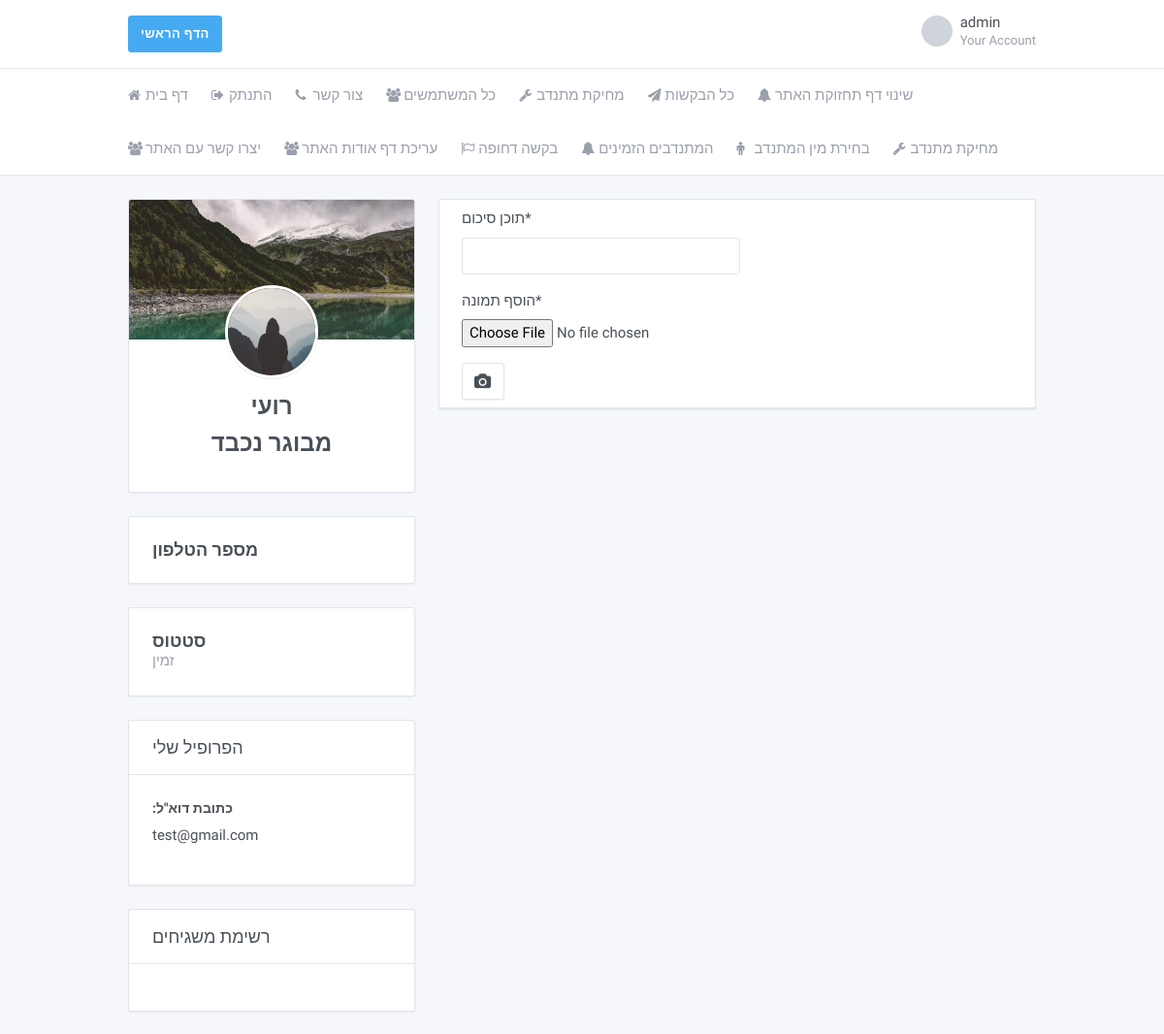
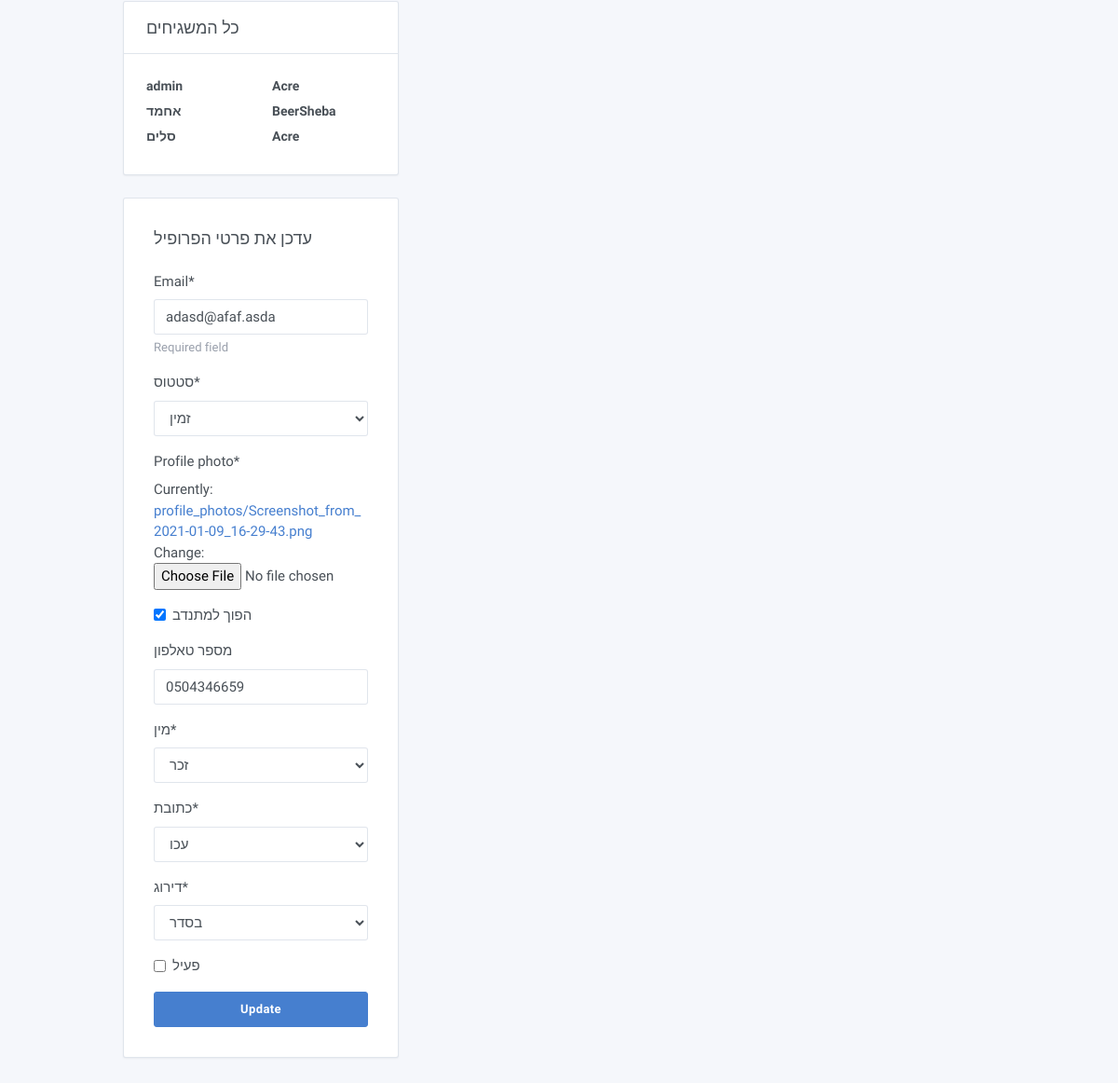
Page /profile/רועי/ (signed in) on the committed database (2 pictures, top to bottom).
### core/models.py (models this page shows, shortened)
class Profile(models.Model):
    user = models.OneToOneField(User, on_delete=models.CASCADE)
    profile_photo = models.FileField(default='default.jpg', upload_to='profile_photos')
    status_info = models.CharField(max_length=10, choices=Status_Info_CHOICES, default='זמין')
    is_volunteer = models.BooleanField(default=False)
    is_admin = models.BooleanField(default=False)
    is_active = models.BooleanField(default=True)
    phone_regex = RegexValidator(regex=r'^\+?1?\d{9,10}$',
                                 message="Phone number must be entered in the format: '+0000000000'")
    phone_number = models.CharField(validators=[phone_regex], max_length=10, blank=True)
    gender = models.CharField(max_length=10, choices=GENDER_CHOICES, default='זכר')
    address = models.CharField(max_length=40, choices=ADDRESS_CHOICES, default='BeerSheba')
    rating = models.CharField(max_length=10, choices=Rating_CHOICES, default='good')

### core/forms.py
class UpdateUserForm(forms.ModelForm):
    email = forms.EmailField(max_length=254, help_text='Required field')
    class Meta:
        model = User
        fields = ['email']

class UpdateProfileForm(forms.ModelForm):
    class Meta:
        model = Profile
        fields = ['status_info', 'profile_photo', 'is_volunteer', 'phone_number', 'gender', 'address', 'rating',
                  'is_active']
        labels = {
            'post_text': 'תוכן סיכום',
            'post_picture': 'תמונה',
            'status_info': 'סטטוס',
            'is_volunteer': 'הפוך למתנדב',
            'phone_number': 'מספר טאלפון',
            'gender': 'מין',
            'address': 'כתובת',
            'rating': 'דירוג',
            'is_active': 'פעיל',
        }

### core/views.py (called while the page is built, shortened)
def get_all_volunteers():
    result = list()
    users_list = Profile.objects.all()
    for user_item in users_list:
        if getattr(user_item, "is_volunteer"):
            result.append(user_item)
    return result

def all_UrgentRequests():
    result = list()
    users_list = UrgentRequest.objects.all()
    for user_item in users_list:
        result.append(user_item)
    return result

def get_UrgentRequests(request):
    context = {}
    context.update({'all_UrgentRequests': all_UrgentRequests()})
    return render(request, 'core/all_urgent_request.html', context)

def all_contact_us():
    result = list()
    users_list = Contact_us.objects.all()
    for user_item in users_list:
        result.append(user_item)
    return result

def get_contact_us(request):
    context = {}
    context.update({'all_contact_us': all_contact_us()})
    return render(request, 'core/all_contact_us.html', context)

def get_all_available_volunteers(request):
    context = {}
    context.update({'all_volunteers': get_all_volunteers()})
    return render(request, 'core/available_profiles.html', context)

def get_all_elderly():
    result = list()
    users_list = Profile.objects.all()
    for user_item in users_list:
        if not getattr(user_item, "is_volunteer"):
            result.append(user_item)
    return result

def get_user_following(target_user):
    result = list()
    for following in Following.objects.filter(user=target_user):
        try:
            result.append(getattr(following, 'following_user'))
        except:
            pass
    return result

def get_user_follower(target_user):
    result = list()
    return result

### core/templates/core/available_profiles.html (shortened to what this page needs)
{%load static %}
{% load crispy_forms_tags %}

### core/templates/core/all_urgent_request.html (shortened to what this page needs)
{%load static %}
{% load crispy_forms_tags %}

### core/templates/core/all_contact_us.html (shortened to what this page needs)
{%load static %}
{% load crispy_forms_tags %}

### core/templates/core/profile.html (shortened to what this page needs)
{%load static %}
{% load crispy_forms_tags %}
<!doctype html>
<html dir="ltr" lang="en">
<head>
    <link href="https://maxcdn.bootstrapcdn.com/font-awesome/4.7.0/css/font-awesome.min.css" rel="stylesheet">
    <link href="{%static 'core/dashboard.css'%}" rel="stylesheet"/>
</head>
<body>
<div class="page">
    <div class="page-main">
        <div class="header py-4">
            <div class="container">
                <div class="d-flex">
                    <a type="button" class="btn btn-info" href="{%url 'home'%}">הדף הראשי</a>
                    <div class="d-flex order-lg-2 ml-auto">
                        <div class="dropdown">
                            <a class="nav-link pr-0 leading-none" data-toggle="dropdown"
                               href="{%url 'profile' user.username%}">
                                <span class="avatar"
                                      style="background-image: url({{user.profile.profile_photo.url}})"></span>
                                <span class="ml-2 d-none d-lg-block">
                      <span class="text-default">{{user.username}}</span>
                      <small class="text-muted d-block mt-1">Your Account</small>
                    </span>
                            </a>
                        </div>
                    </div>
                </div>
            </div>
        </div>
        <div class="header collapse d-lg-flex p-0" id="headerMenuCollapse">
            <div class="container">
                <div class="row align-items-center">
                    <div class="col-lg order-lg-first">
                        <ul class="nav nav-tabs border-0 flex-column flex-lg-row">
                            <li class="nav-item">
                                <a class="nav-link" href="{%url 'home'%}"><i class="fa fa-home"></i> דף בית</a>
                            </li>
                            <li class="nav-item">
                                <a class="nav-link" href="{%url 'logout'%}"><i class="fa fa-sign-out"></i> התנתק </a>
                            </li>
                            <li class="nav-item">
                                <a class="nav-link" href="/Contact_us/"><i class="fa fa-phone"></i> צור קשר </a>
                            </li>
                            {% if user.profile.is_admin %}
                            <li class="nav-item">
                                <a class="nav-link" href="/all_profiles/"><i class="fa fa-users"></i> כל המשתמשים </a>
                            </li>
                            <li class="nav-item">
                                   <a class="nav-link" href="/all_profiles/"><i class="fa fa-wrench "></i>מחיקת מתנדב</a>
                            </li>
                            <li class="nav-item">
                                <a class="nav-link" href="/all_UrgentRequests/"><i class="fa fa-paper-plane"></i> כל הבקשות </a>
                            </li>
                            <li class="nav-item">
                                <a class="nav-link" href="/updates/"><i class="fa fa-bell"></i>שינוי דף תחזוקת האתר </a>
                            </li>
                            <li class="nav-item">
                                <a class="nav-link" href="/all_contact_us/"><i class="fa fa-users"></i> יצרו קשר עם האתר </a>
                            </li>
                            <li class="nav-item">
                                <a class="nav-link" href=" "><i class="fa fa-users"></i> עריכת דף אודות האתר </a>
                            </li>
                            {%endif%}
                             {% if not person.profile.is_volunteer %}
                            <li class="nav-item">
                                <a class="nav-link" href="/urgent_request/"><i class="fa fa-flag-o"></i> בקשה דחופה </a>
                            </li>
                            <li class="nav-item">
                               <a class="nav-link" href="/available_profiles/"><i class="fa fa-bell"></i>המתנדבים הזמינים</a>
                            </li>
                            <li class="nav-item">
                               <a class="nav-link" href="/profiles_gender/"><i class="fa fa-male  "></i>בחירת מין המתנדב</a>
                            </li>
                            <li class="nav-item">
                                   <a class="nav-link" href="/updates/"><i class="fa fa-wrench "></i>מחיקת מתנדב</a>
                            </li>
                            {%endif%}
                        </ul>
                    </div>
                </div>
            </div>
        </div>
        <div class="my-3 my-md-5">
            <div class="container">
                <div class="row">
                    <div class="col-lg-4">
                        <div class="card card-profile">
                            <div class="card-header"
                                 style="background-image: url({%static 'core/images/default_card_background.jpg'%});"></div>
                            <div class="card-body text-center">
                                <img class="card-profile-img" src="{{person.profile.profile_photo.url}}">
                                <h3 class="mb-3">{{person.username}}</h3>
                                {% if person.profile.is_volunteer  %}
                                <h3 class="mb-3">מתנדב </h3>
                                {% else %}
                                <h3 class="mb-3">מבוגר נכבד</h3>
                                {% endif %}
                            </div>
                        </div>
                        <div class="card">
                            <div class="card-body">
                                <div class="media">
                                    <div class="media-body">
                                        <h4 class="m-0">מספר הטלפון</h4>
                                    </div>
                                </div>
                            </div>
                        </div>
                        <div class="card">
                            <div class="card-body">
                                <div class="media">
                                    <div class="media-body">
                                        <h4 class="m-0">סטטוס</h4>
                                        <p class="text-muted mb-0">{{person.profile.status_info}}</p>
                                    </div>
                                </div>
                            </div>
                        </div>
                        <div class="card">
                            <div class="card-header">
                                <h3 class="card-title">הפרופיל שלי</h3>
                            </div>
                            <div class="card-body">
                                <div class="row">
                                    <div class="col">
                                        <div class="form-group">
                                            <label class="form-label">:כתובת דוא"ל</label>{{person.email}}
                                        </div>
                                    </div>
                                </div>
                            </div>
                        </div>
                        {% if person.profile.is_volunteer %}
                        <div class="card">
                            <div class="card-header">
                                <h3 class="card-title">רשימת המבוגרים </h3>
                            </div>
                            <div class="card-body">
                                {%for followers in my_followers%}
                                <div class="row">
                                    <div class="col">
                                        <div class="form-group">
                                            <a class="text-default"
                                               href="{%url 'profile' followers%}"><label
                                                    class="form-label">{{followers}}</label></a>
                                        </div>
                                    </div>
                                </div>
                                {%endfor%}
                            </div>
                        </div>
                        <div class="card">
                            <div class="card-header">
                                <h3 class="card-title">כל המבוגרים</h3>
                            </div>
                            <div class="card-body">
                                {%for elderly in all_elderly%}
                                <div class="row">
                                    <div class="col">
                                        <a class="text-default"
                                           href="{%url 'profile' elderly.user.username%}"><label
                                                class="form-label">{{elderly.user.username}}</label></a>
                                    </div>
                                    <div class="col">
                                        <a class="text-default"><label
                                                class="form-label">{{elderly.address}}</label></a>
                                    </div>
                                </div>
                                {%endfor%}
                            </div>
                        </div>
                        {% else %}
                        <div class="card">
                            <div class="card-header">
                                <h3 class="card-title">רשימת משגיחים</h3>
                            </div>
                            <div class="card-body">
                            </div>
                        </div>
                        <div class="card">
                            <div class="card-header">
                                <h3 class="card-title">כל המשגיחים</h3>
                            </div>
                            <div class="card-body">
                                {%for volunteer in all_volunteers%}
                                <div class="row">
                                    <div class="col">
                                        <a class="text-default"
                                           href="{%url 'profile' volunteer.user.username%}"><label
                                                class="form-label">{{volunteer.user.username}}</label></a>
                                    </div>
                                    <div class="col">
                                        <a class="text-default"><label
                                                class="form-label">{{volunteer.address}}</label></a>
                                    </div>
                                </div>
                                {%endfor%}
                            </div>
                        </div>
                        {% endif %}
                        {%if u_form or p_form%}
                        <form action="" class="card" enctype="multipart/form-data" method="post">
                            <div class="card-body p-6">
                                <div class="card-title">עדכן את פרטי הפרופיל</div>
                                {{u_form|crispy}}
                                {{p_form|crispy}}
                                <div class="form-footFer">
                                    <button class="btn btn-primary btn-block" name="Update" type="submit">Update
                                    </button>
                                </div>
                            </div>
                        </form>
                        {%endif%}
                    </div>
                    <div class="col-lg-8">
                        <div class="card">
                            {%if u_form or p_form%}
                            <div class="card-header">
                                <div class="input-group">
                                    <div class="input-group-append">
                                        <form action="{% url 'create_post' user.username%}"
                                              enctype="multipart/form-data"
                                              method="POST">
                                            {{post_form | crispy}}
                                            <button class="btn btn-secondary" type="submit">
                                                <i class="fa fa-camera"></i>
                                            </button>
                                        </form>
                                    </div>
                                </div>
                            </div>
                            {%endif%}
                        </div>
                    </div>
                </div>
            </div>
        </div>
    </div>
</div>
</body>
</html>

### rows in the picture
Profile: user.username "admin", address "Acre", status_info "זמין", is_volunteer "☑", phone_number "0504346659", gender "זכר", address "עכו", rating "בסדר"
Profile: user.username "אחמד", address "BeerSheba"
Profile: user.username "סלים", address "Acre"

### other values in the picture
{{ user.username }} "admin"
{{ person.username }} "רועי"
{{ person.profile.status_info }} "זמין"
{{ person.email }} "test@gmail.com"
